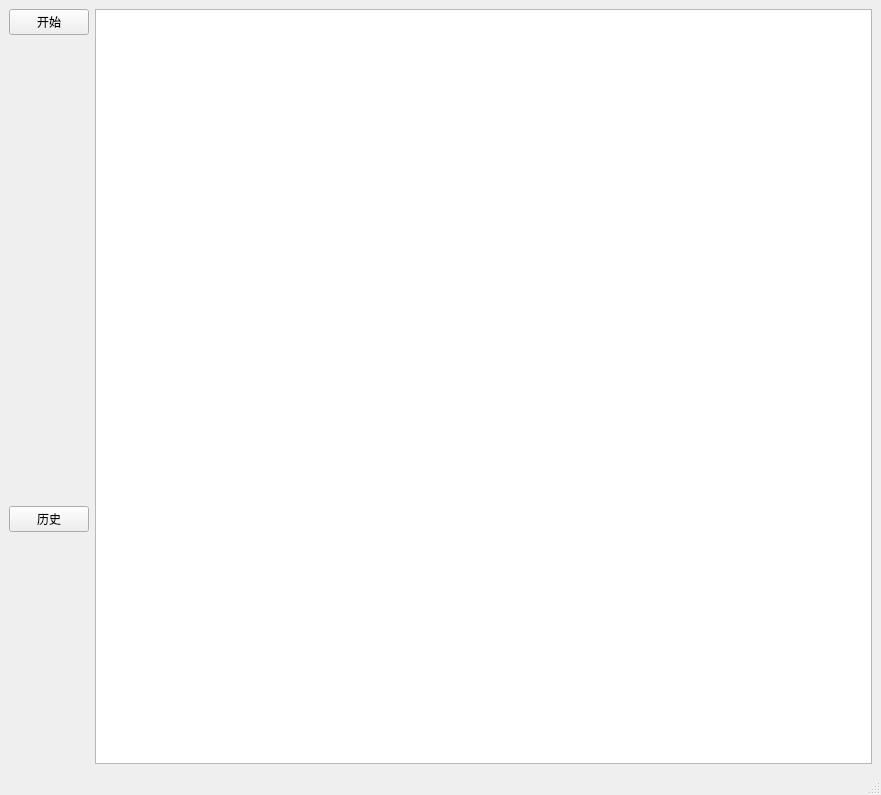
<?xml version="1.0" encoding="UTF-8"?>
<ui version="4.0">
 <class>MainWindow</class>
 <widget class="QMainWindow" name="MainWindow">
  <property name="geometry">
   <rect>
    <x>0</x>
    <y>0</y>
    <width>881</width>
    <height>795</height>
   </rect>
  </property>
  <property name="windowTitle">
   <string>MainWindow</string>
  </property>
  <widget class="QWidget" name="centralwidget">
   <layout class="QGridLayout" name="gridLayout">
    <item row="0" column="0">
     <layout class="QVBoxLayout" name="verticalLayout">
      <item>
       <widget class="QPushButton" name="pushButton">
        <property name="text">
         <string>开始</string>
        </property>
       </widget>
      </item>
      <item>
       <spacer name="verticalSpacer">
        <property name="orientation">
         <enum>Qt::Vertical</enum>
        </property>
        <property name="sizeHint" stdset="0">
         <size>
          <width>20</width>
          <height>40</height>
         </size>
        </property>
       </spacer>
      </item>
      <item>
       <spacer name="verticalSpacer_2">
        <property name="orientation">
         <enum>Qt::Vertical</enum>
        </property>
        <property name="sizeHint" stdset="0">
         <size>
          <width>20</width>
          <height>40</height>
         </size>
        </property>
       </spacer>
      </item>
      <item>
       <widget class="QPushButton" name="pushButton_2">
        <property name="text">
         <string>历史</string>
        </property>
       </widget>
      </item>
      <item>
       <spacer name="verticalSpacer_3">
        <property name="orientation">
         <enum>Qt::Vertical</enum>
        </property>
        <property name="sizeHint" stdset="0">
         <size>
          <width>20</width>
          <height>40</height>
         </size>
        </property>
       </spacer>
      </item>
     </layout>
    </item>
    <item row="0" column="1">
     <widget class="QListWidget" name="listWidget"/>
    </item>
   </layout>
  </widget>
  <widget class="QMenuBar" name="menubar">
   <property name="geometry">
    <rect>
     <x>0</x>
     <y>0</y>
     <width>881</width>
     <height>22</height>
    </rect>
   </property>
  </widget>
  <widget class="QStatusBar" name="statusbar"/>
 </widget>
 <resources/>
 <connections/>
</ui>
